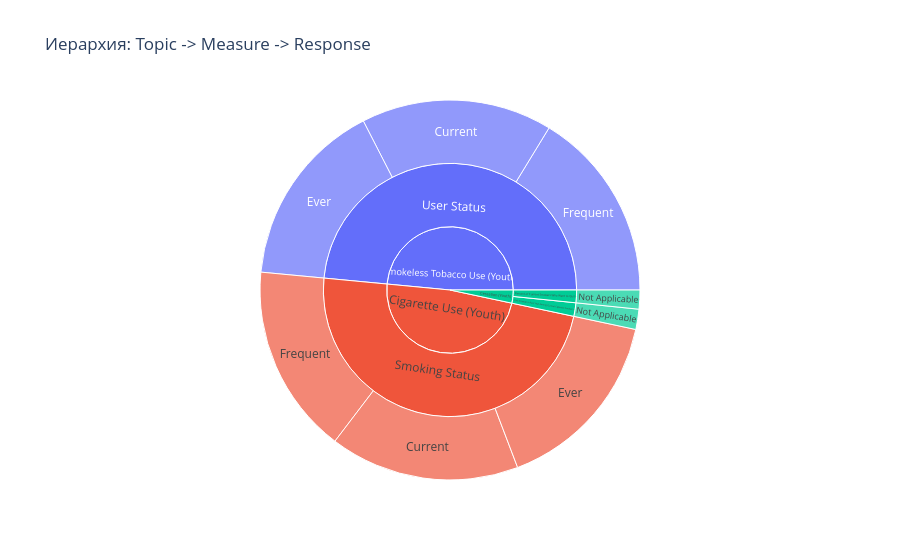

Write notebook code for a chart like this one.
### Markdown cell above
Иерархичность данных
изменена структура в df_encoded, чтобы избавится от нее.

### Code cell
fig = px.sunburst(
    df, 
    path=['TopicDesc', 'MeasureDesc', 'Response'], # Указываем порядок иерархии
    values='Sample_Size', # Можно использовать размер выборки для размера сектора (или просто убрать этот параметр для равных долей)
    title='Иерархия: Topic -> Measure -> Response'
)
fig.show()

### Figure 1 — Plotly figure (JSON) as saved in the notebook; plotly's stock layout.template omitted (floating-point values rounded to 4 significant figures)
{"data": [{"branchvalues": "total", "domain": {"x": [0, 1], "y": [0, 1]}, "hovertemplate": "labels=%{label}<br>Sample_Size=%{value}<br>parent=%{parent}<br>id=%{id}<extra></extra>", "ids": ["Cigarette Use (Youth)/Smoking Status/Ever", "Smokeless Tobacco Use (Youth)/User Status/Frequent", "Smokeless Tobacco Use (Youth)/User Status/Ever", "Cigarette Use (Youth)/Smoking Status/Frequent", "Cessation (Youth)/Quit Attempt in Past Year Among Current Cigarette Smokers/Not Applicable", "Smokeless Tobacco Use (Youth)/User Status/Current", "Cessation (Youth)/Percent of Current Smokers Who Want to Quit/Not Applicable", "Cigarette Use (Youth)/Smoking Status/Current", "Cigarette Use (Youth)/Smoking Status", "Smokeless Tobacco Use (Youth)/User Status", "Cessation (Youth)/Quit Attempt in Past Year Among Current Cigarette Smokers", "Cessation (Youth)/Percent of Current Smokers Who Want to Quit", "Cigarette Use (Youth)", "Smokeless Tobacco Use (Youth)", "Cessation (Youth)"], "labels": ["Ever", "Frequent", "Ever", "Frequent", "Not Applicable", "Current", "Not Applicable", "Current", "Smoking Status", "User Status", "Quit Attempt in Past Year Among Current Cigarette Smokers", "Percent of Current Smokers Who Want to Quit", "Cigarette Use (Youth)", "Smokeless Tobacco Use (Youth)", "Cessation (Youth)"], "name": "", "parents": ["Cigarette Use (Youth)/Smoking Status", "Smokeless Tobacco Use (Youth)/User Status", "Smokeless Tobacco Use (Youth)/User Status", "Cigarette Use (Youth)/Smoking Status", "Cessation (Youth)/Quit Attempt in Past Year Among Current Cigarette Smokers", "Smokeless Tobacco Use (Youth)/User Status", "Cessation (Youth)/Percent of Current Smokers Who Want to Quit", "Cigarette Use (Youth)/Smoking Status", "Cigarette Use (Youth)", "Smokeless Tobacco Use (Youth)", "Cessation (Youth)", "Cessation (Youth)", "", "", ""], "type": "sunburst", "values": [2373000.0, 2433000.0, 2386000.0, 2414000.0, 257300.0, 2433000.0, 241200.0, 2414000.0, 7202000.0, 7252000.0, 257300.0, 241200.0, 7202000.0, 7252000.0, 498600.0]}], "layout": {"legend": {"tracegroupgap": 0}, "title": {"text": "Иерархия: Topic -> Measure -> Response"}}}
